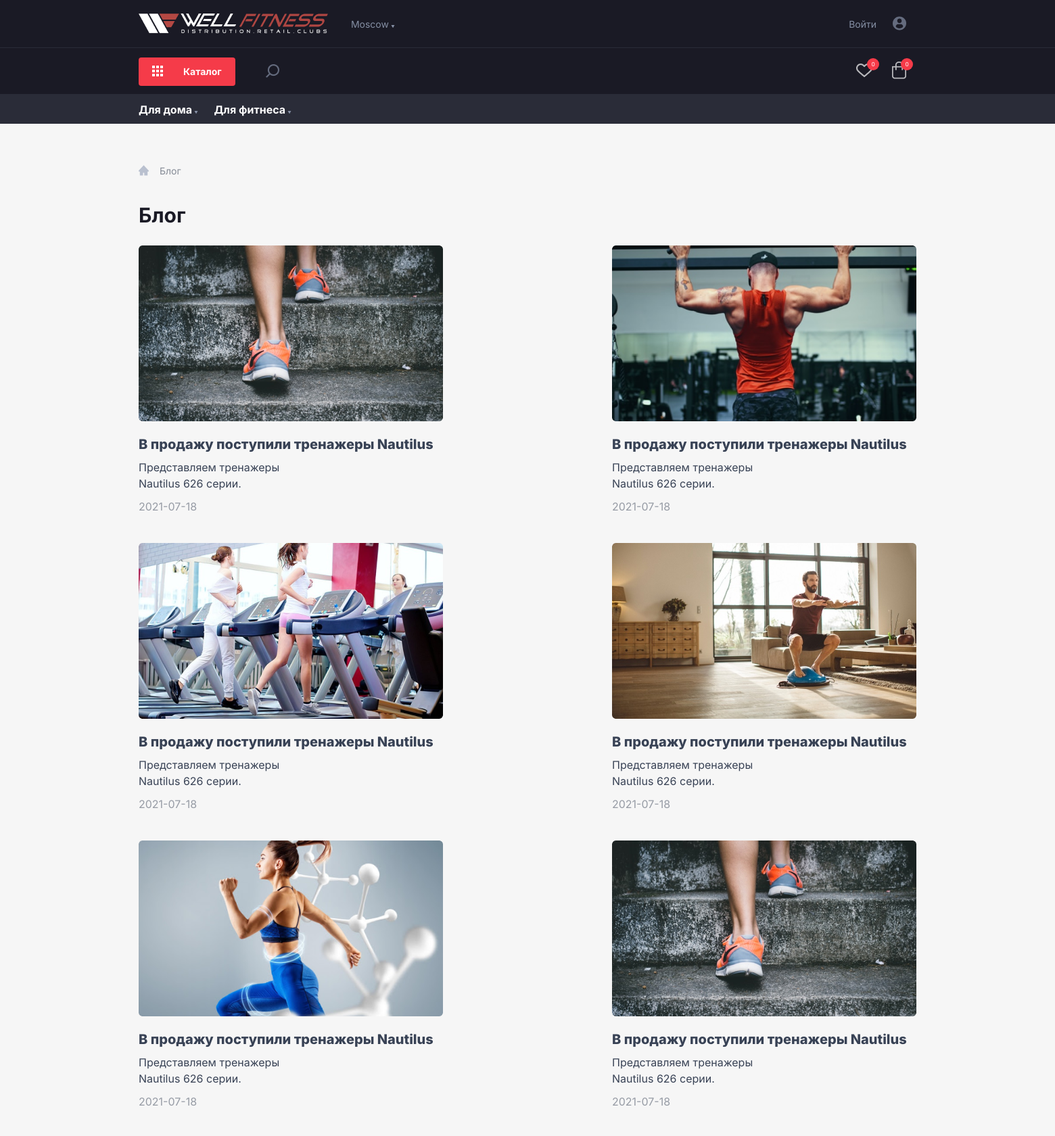
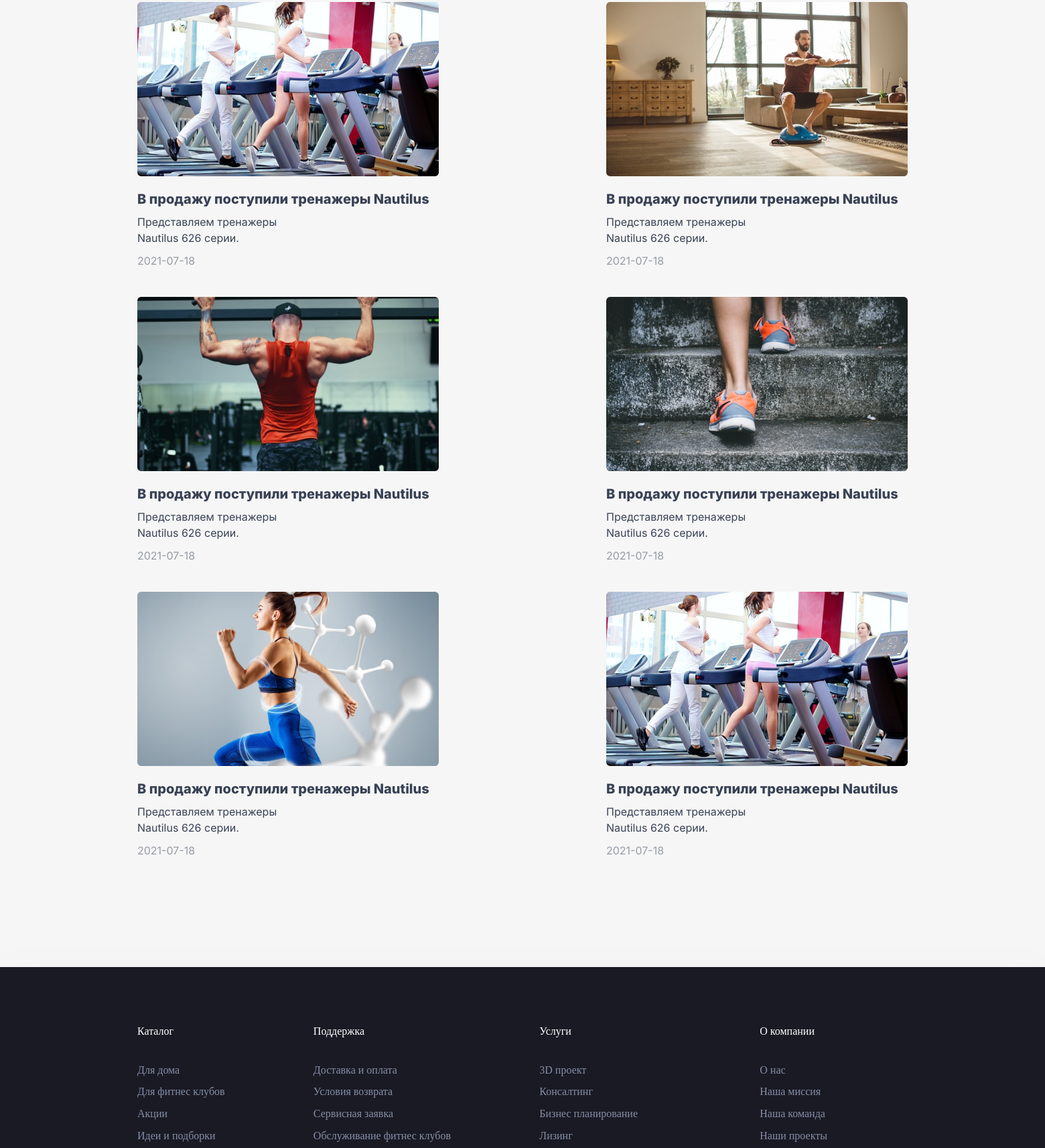
Screenshot of /blog.php (upper part) with the database file from the repository (2 pictures, top to bottom).
### tables this page shows
CREATE TABLE `blog` (
  `id` int(11) NOT NULL,
  `image` varchar(255) NOT NULL,
  `title` varchar(255) NOT NULL,
  `text` varchar(255) NOT NULL,
  `date` date NOT NULL
);

### blog.php (the view, shortened to what this page needs)
<!DOCTYPE html>
<html lang="en">
<head>
    <link rel="stylesheet" href="css/fonts.css">
    <link rel="stylesheet" href="css/style.css">
    <link rel="stylesheet" href="css/grid.css">
    <link rel="stylesheet" href="css/reset.css">
    <link rel="stylesheet" href="css/media.css">
    <link rel="stylesheet" href="css/pages.css">
</head>
<body>
    <?php include_once ('include/header.php') ?>
    <main>
        <div class="container-full">
            <div class="for__home__bread">
                <a class="for__home__bread__img" href="index.php"><img src="img/main/for-home/home.svg" alt=""></a>
                <p class="for__home__bread__text">Блог</p>
            </div>
        </div>
        <section class="news">
            <div class="container-full">
                <h3 class="main__title blog__title">Блог</h3>
                <div class="news__cards row justify__content__between">
                    <?php
                    $sql = "SELECT * FROM `blog`";
                    $res = $mysqli->query($sql);
                    if ($res->num_rows > 0) {
                        while ($resArticle = $res->fetch_assoc()) {
                            ?>
                            <a href="article.php" class="news_card2 news__card__960">
                                <img class="news__img" src="img/main/blog/<?= $resArticle['image'] ?>" alt="news">
                                <div class="card__info">
                                    <h3 class="news__title">
                                        <?= $resArticle['title'] ?>
                                    </h3>
                                    <p class="news__text">
                                        <?= $resArticle['text'] ?>
                                    </p>
                                    <span class="news__date">
                                        <?= $resArticle['date'] ?>
                                    </span>
                                </div>
                            </a>
                            <?php
                        }
                    } ?>
                </div>
            </div>
        </section>
    </main>
    <?php include_once ('include/footer.php') ?>
</body>
</html>

### css/style.css (style rules this page uses)
:root { --inline-block: inline-block; }
* { font-family: 'Inter', 'Arial', sans-serif; font-size: 14px; font-style: normal; font-weight: 400; box-sizing: border-box; }
a { text-decoration: none; cursor: pointer; }
body { overflow-x: hidden; background: #F6F6F6; overflow-x: hidden; box-sizing: border-box; }
.main__title { color: #1A1A25; font-size: 30px; font-weight: 700; margin-bottom: 20px; }
.news { margin-bottom: 120px; }
.news__cards { margin-bottom: 30px; }
.card__info { margin: 20px 0; }
.news__img { cursor: pointer; }
.news__title { margin-bottom: 10px; color: #384255; font-size: 20px; font-weight: 800; line-height: 120%; }
.news__text { margin-bottom: 10px; color: #384255; font-size: 16px; font-weight: 400; line-height: 150%; width: 230px; }
.news__date { color: #384255; font-size: 16px; line-height: 150%; opacity: 0.5; }

### css/grid.css (style rules this page uses)
.container, .container-full { margin: 0 auto; padding: 0 10px; box-sizing: border-box; }
.container-full { width: 75%; }
.row { display: flex; flex-wrap: wrap; }
.justify__content__between { justify-content: space-between; }

### css/pages.css (style rules this page uses)
.for__home__bread { display: inline-block; margin-top: 60px; vertical-align: middle; }
.for__home__bread__img { display: inline-block; margin-right: 12px; vertical-align: middle; }
.for__home__bread__text { color: rgba(56, 66, 85, 0.60); line-height: 140%; display: inline-block; vertical-align: middle; }
.catalog__title, .blog__title { margin: 40px 0 30px 0; }
.news_card2 { height: 440px; width: 450px; cursor: pointer; }

### rows the page displays
blog: image (picture), title "В продажу поступили тренажеры Nautilus", text "Представляем тренажеры Nautilus 626 серии.", date "2021-07-18"
blog: image (picture), title "В продажу поступили тренажеры Nautilus", text "Представляем тренажеры Nautilus 626 серии.", date "2021-07-18"
blog: image (picture), title "В продажу поступили тренажеры Nautilus", text "Представляем тренажеры Nautilus 626 серии.", date "2021-07-18"
blog: image (picture), title "В продажу поступили тренажеры Nautilus", text "Представляем тренажеры Nautilus 626 серии.", date "2021-07-18"
blog: image (picture), title "В продажу поступили тренажеры Nautilus", text "Представляем тренажеры Nautilus 626 серии.", date "2021-07-18"
blog: image (picture), title "В продажу поступили тренажеры Nautilus", text "Представляем тренажеры Nautilus 626 серии.", date "2021-07-18"
blog: image (picture), title "В продажу поступили тренажеры Nautilus", text "Представляем тренажеры Nautilus 626 серии.", date "2021-07-18"
blog: image (picture), title "В продажу поступили тренажеры Nautilus", text "Представляем тренажеры Nautilus 626 серии.", date "2021-07-18"
blog: image (picture), title "В продажу поступили тренажеры Nautilus", text "Представляем тренажеры Nautilus 626 серии.", date "2021-07-18"
blog: image (picture), title "В продажу поступили тренажеры Nautilus", text "Представляем тренажеры Nautilus 626 серии.", date "2021-07-18"
blog: image (picture), title "В продажу поступили тренажеры Nautilus", text "Представляем тренажеры Nautilus 626 серии.", date "2021-07-18"
blog: image (picture), title "В продажу поступили тренажеры Nautilus", text "Представляем тренажеры Nautilus 626 серии.", date "2021-07-18"

### other values shown
$totalItems "0"
